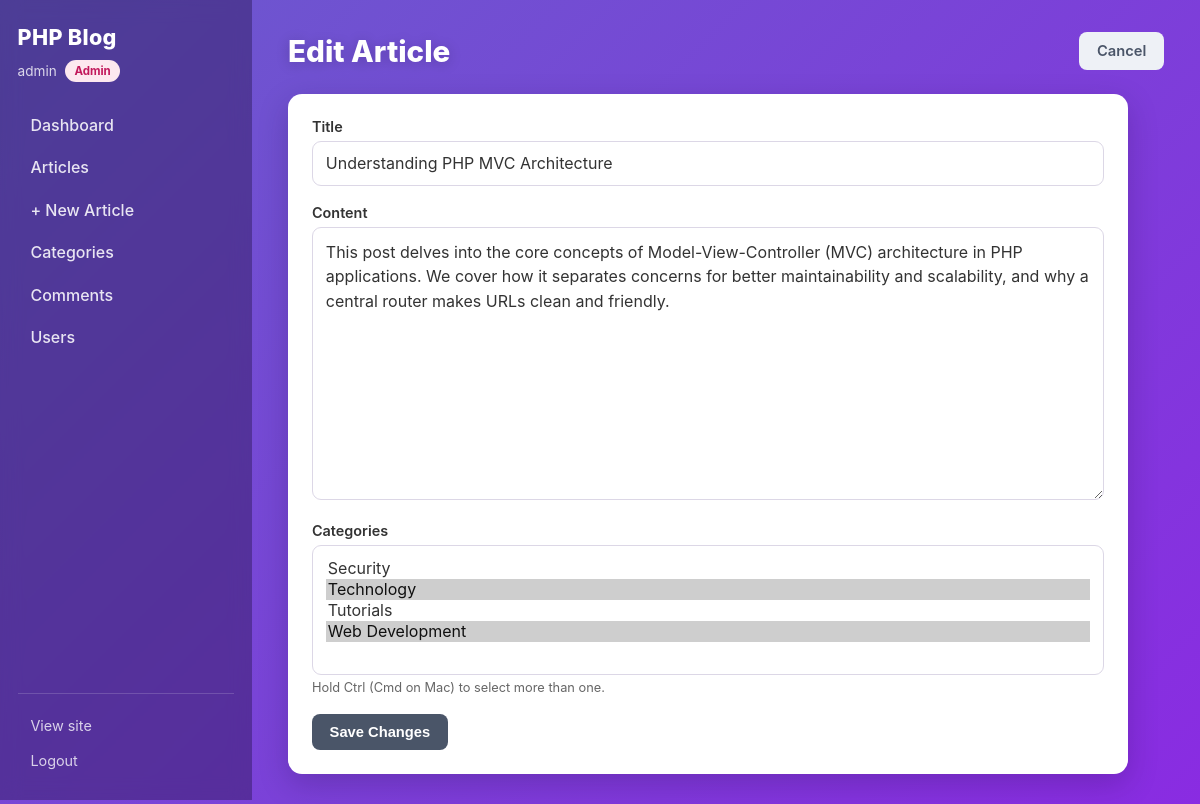
Page /admin/edit_article/1 (signed in) on the committed database.
### tables this page shows
CREATE TABLE articles (
    id INT AUTO_INCREMENT PRIMARY KEY,
    title VARCHAR(255) NOT NULL,
    content TEXT NOT NULL,
    user_id INT NOT NULL,
    created_at TIMESTAMP DEFAULT CURRENT_TIMESTAMP,
    updated_at TIMESTAMP DEFAULT CURRENT_TIMESTAMP ON UPDATE CURRENT_TIMESTAMP,
    FOREIGN KEY (user_id) REFERENCES users(id) ON DELETE CASCADE
);

### app/controllers/BaseController.php (called while the page is built, shortened)
<?php
class BaseController {
    protected function view($view, $data = []) {
        $file = __DIR__ . '/../views/' . $view . '.php';
        if (file_exists($file)) {
            extract($data);
            require_once $file;
        } else {
            throw new Exception("View file not found: " . $file);
        }
    }
    protected function model($model) {
        return new $model();
    }
}

### app/controllers/AdminController.php (called while the page is built, shortened)
<?php
class AdminController extends BaseController {
    public function edit_article($id = null) {
        $article_handler = $this->model('Article');
        $article = $id ? $article_handler->getById($id) : null;
        $data = [
            'article'              => $article,
            'categories'           => $this->model('Category')->getAll(),
            'article_category_ids' => array_column($article_handler->getCategories($id), 'id'),
        ];
        $this->view('admin/edit_article', $data);
    }
}

### index.php (called while the page is built, shortened)
<?php
spl_autoload_register(function ($class) {
    $paths = [
        __DIR__ . '/app/controllers/',
        __DIR__ . '/app/models/',
    ];
    foreach ($paths as $path) {
        $file = $path . $class . '.php';
        if (file_exists($file)) {
            return;
        }
    }
});
class Router {
    public function __construct() {
        $url = $this->parseUrl();
        $method = 'index';
        $notFound = false;
        if (!empty($url[0]) && file_exists(__DIR__ . '/app/controllers/' . ucfirst($url[0]) . 'Controller.php')) {
            array_shift($url);
        } elseif (!empty($url[0])) {
            $notFound = true;
        }
        if ($notFound) {
            $controller = new HomeController();
            $method = 'notFound';
        } else {
            $controller = new $controllerName();
            if (!empty($url[0])) {
                if (method_exists($controller, $url[0])) {
                    $method = $url[0];
                    array_shift($url);
                } else {
                    $controller = new HomeController();
                    $method = 'notFound';
                    $url = [];
                }
            } elseif (!method_exists($controller, $method)) {
                $controller = new HomeController();
                $method = 'notFound';
            }
        }
        $params = array_values($url);
        call_user_func_array([$controller, $method], $params);
    }
    public function parseUrl() {
        if (isset($_GET['url'])) {
            return explode('/', filter_var(rtrim($_GET['url'], '/'), FILTER_SANITIZE_URL));
        }
        return [];
    }
}
$router = new Router();

### app/models/Connection.php (called while the page is built)
<?php
class Connection {
    private static $instance = null;
    private $conn;
    private function __construct() {
        try {
            $this->conn = new PDO(
                "mysql:host=" . DB_HOST . ";dbname=" . DB_NAME,
                DB_USER,
                DB_PASS,
                [
                    PDO::ATTR_ERRMODE            => PDO::ERRMODE_EXCEPTION,
                    PDO::ATTR_DEFAULT_FETCH_MODE => PDO::FETCH_ASSOC,
                    PDO::ATTR_EMULATE_PREPARES   => false,
                ]
            );
        } catch (PDOException $e) {
            throw new Exception("Connection failed: " . $e->getMessage());
        }
    }
    public static function getInstance() {
        if (!self::$instance) {
            self::$instance = new Connection();
        }
        return self::$instance;
    }
    public function getConnection() {
        return $this->conn;
    }
}
?>

### app/models/Article.php (called while the page is built, shortened)
<?php
class Article {
    private $conn;
    public function __construct() {
        $this->conn = Connection::getInstance()->getConnection();
    }
    public function getById($id) {
        $stmt = $this->conn->prepare("SELECT articles.*, users.username FROM articles JOIN users ON articles.user_id = users.id WHERE articles.id = ?");
        $stmt->execute([$id]);
        return $stmt->fetch(PDO::FETCH_ASSOC);
    }
}

### app/models/Category.php (called while the page is built, shortened)
<?php
class Category {
    private $conn;
    public function __construct() {
        $this->conn = Connection::getInstance()->getConnection();
    }
    public function getAll() {
        return $this->conn->query("SELECT * FROM categories ORDER BY name")->fetchAll(PDO::FETCH_ASSOC);
    }
}

### app/views/admin/edit_article.php (the view, shortened to what this page needs)
<?php include 'includes/header.php'; ?>
<div class="page-head">
    <h1>Edit Article</h1>
    <a class="btn btn-light" href="/admin/articles">Cancel</a>
</div>
<div class="panel form-panel">
    <form method="POST" action="/admin/edit_article/<?php echo $article['id']; ?>">
        <div class="form-group">
            <label for="title">Title</label>
            <input class="input" type="text" name="title" id="title" value="<?php echo htmlspecialchars($article['title']); ?>" required autofocus>
        </div>
        <div class="form-group">
            <label for="content">Content</label>
            <textarea class="textarea" name="content" id="content" rows="10" required><?php echo htmlspecialchars($article['content']); ?></textarea>
        </div>
        <div class="form-group">
            <label for="categories">Categories</label>
            <select class="select" id="categories" name="categories[]" multiple size="5">
                <?php foreach ($categories as $category): ?>
                    <option value="<?php echo $category['id']; ?>" <?php if (in_array($category['id'], $article_category_ids)) echo 'selected'; ?>>
                        <?php echo htmlspecialchars($category['name']); ?>
                    </option>
                <?php endforeach; ?>
            </select>
            <small class="hint">Hold Ctrl (Cmd on Mac) to select more than one.</small>
        </div>
        <button type="submit" class="btn btn-primary">Save Changes</button>
    </form>
</div>
<?php include 'includes/footer.php'; ?>

### assets/css/style.css (style rules this page uses)
:root { --pink: #e91e63; --pink-dark: #c2185b; --slate: #4a5568; --slate-dark:#3d475a; --ink: #333333; --muted: #666666; --card-bg: #ffffff; --gradient: linear-gradient(135deg, #6a5acd 0%, #8a2be2 100%); }
* { box-sizing: border-box; }
html, body { margin: 0; padding: 0; }
body { min-height: 100vh; font-family: Inter, Roboto, "Helvetica Neue", Arial, sans-serif; background: var(--gradient) fixed; background-attachment: fixed; color: #ffffff; -webkit-font-smoothing: antialiased; }
a { color: inherit; text-decoration: none; }
.page-head { display: flex; justify-content: space-between; align-items: center; gap: 1rem; flex-wrap: wrap; margin-bottom: 1.5rem; }
.page-head h1 { margin: 0; color: #fff; font-size: 1.85rem; font-weight: 800; text-shadow: 0 2px 14px rgba(0, 0, 0, .2); }
.panel { background: #fff; border-radius: 14px; padding: 1.5rem; box-shadow: 0 10px 30px rgba(30, 10, 60, .22); color: var(--ink); margin-bottom: 1.75rem; }
.form-panel { max-width: 840px; }
.btn { display: inline-block; border: none; border-radius: 8px; padding: .62rem 1.1rem; font-size: .92rem; font-weight: 600; cursor: pointer; text-decoration: none; transition: background .15s, color .15s; }
.btn-primary { background: var(--slate); color: #fff; }
.btn-light { background: #eef1f6; color: var(--slate); }
.form-group { margin-bottom: 1.15rem; }
.form-group label { display: block; font-weight: 600; font-size: .9rem; color: var(--ink); margin-bottom: .4rem; }
.input, .textarea, .select { width: 100%; border: 1px solid #dcd7e6; border-radius: 9px; padding: .7rem .8rem; font-size: 1rem; font-family: inherit; color: var(--ink); background: #fff; }
.textarea { line-height: 1.55; resize: vertical; }
.hint { display: block; margin-top: .35rem; color: var(--muted); font-size: .8rem; }

### rows in the picture
articles: title "Understanding PHP MVC Architecture", content "This post delves into the core concepts of Model-View-Controller (MVC) architecture in PHP applications. We cover how it separates concerns for better maintainability and scalability, and why a central router makes URLs clean and friendly."

### other values in the picture
$_SESSION['username'] "admin"
$_SESSION['role'] "Admin"
form field value "Security / Technology ☑ / Tutorials / Web Development ☑"
